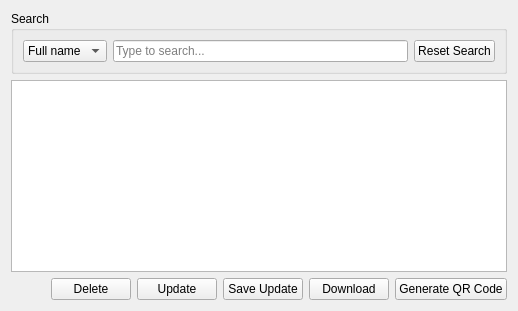
                <widget class="QWidget" name="listEmployee">
                 <attribute name="title">
                  <string>Manage Employees</string>
                 </attribute>
                 <layout class="QVBoxLayout" name="verticalLayout_6">
                  <item>
                   <widget class="QGroupBox" name="searchGroupBox">
                    <property name="title">
                     <string>Search</string>
                    </property>
                    <layout class="QHBoxLayout" name="searchLayout">
                     <item>
                      <widget class="QComboBox" name="searchCriteriaComboBox">
                       <item>
                        <property name="text">
                         <string>Full name</string>
                        </property>
                       </item>
                       <item>
                        <property name="text">
                         <string>CIN</string>
                        </property>
                       </item>
                       <item>
                        <property name="text">
                         <string>Specialty</string>
                        </property>
                       </item>
                      </widget>
                     </item>
                     <item>
                      <widget class="QLineEdit" name="searchInput">
                       <property name="placeholderText">
                        <string>Type to search...</string>
                       </property>
                      </widget>
                     </item>
                     <item>
                      <widget class="QPushButton" name="resetSearchButton">
                       <property name="text">
                        <string>Reset Search</string>
                       </property>
                      </widget>
                     </item>
                    </layout>
                   </widget>
                  </item>
                  <item>
                   <widget class="QTableView" name="tableView">
                    <property name="selectionMode">
                     <enum>QAbstractItemView::SelectionMode::SingleSelection</enum>
                    </property>
                    <property name="selectionBehavior">
                     <enum>QAbstractItemView::SelectionBehavior::SelectRows</enum>
                    </property>
                   </widget>
                  </item>
                  <item>
                   <layout class="QHBoxLayout" name="horizontalLayout_4">
                    <item>
                     <spacer name="horizontalSpacer_2">
                      <property name="orientation">
                       <enum>Qt::Orientation::Horizontal</enum>
                      </property>
                      <property name="sizeHint" stdset="0">
                       <size>
                        <width>40</width>
                        <height>20</height>
                       </size>
                      </property>
                     </spacer>
                    </item>
                    <item>
                     <widget class="QPushButton" name="deleteBtn">
                      <property name="text">
                       <string>Delete</string>
                      </property>
                     </widget>
                    </item>
                    <item>
                     <widget class="QPushButton" name="modifyBtn">
                      <property name="text">
                       <string>Update</string>
                      </property>
                     </widget>
                    </item>
                    <item>
                     <widget class="QPushButton" name="saveUpdateBtn">
                      <property name="text">
                       <string>Save Update</string>
                      </property>
                     </widget>
                    </item>
                    <item>
                     <widget class="QPushButton" name="downloadBtn">
                      <property name="text">
                       <string>Download</string>
                      </property>
                     </widget>
                    </item>
                    <item>
                     <widget class="QPushButton" name="generateQRCodeBtn">
                      <property name="text">
                       <string>Generate QR Code</string>
                      </property>
                     </widget>
                    </item>
                   </layout>
                  </item>
                 </layout>
                </widget>
